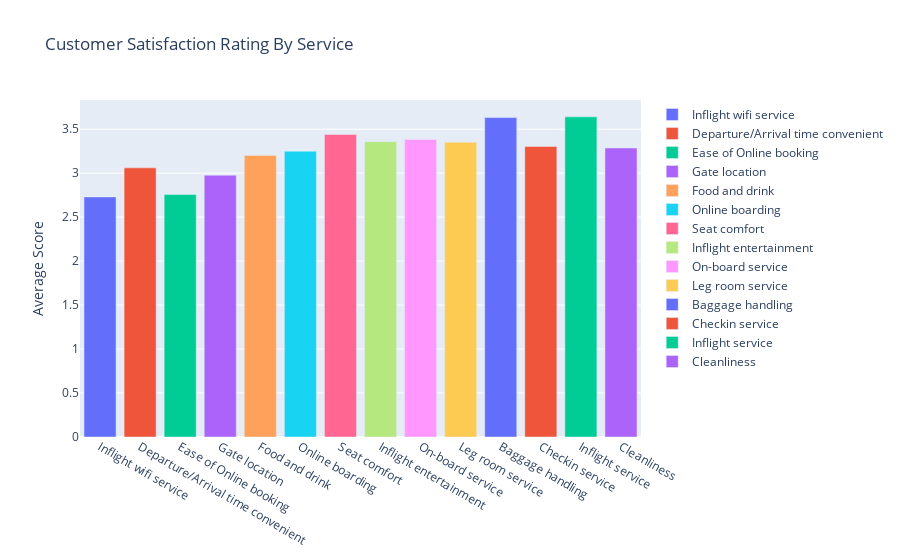

Notebook source saved alongside this figure:
### Code cell
csat_cols = ['Inflight wifi service','Departure/Arrival time convenient', 'Ease of Online booking',
             'Gate location', 'Food and drink', 'Online boarding', 'Seat comfort',
             'Inflight entertainment', 'On-board service', 'Leg room service','Baggage handling', 
             'Checkin service', 'Inflight service','Cleanliness']

def create_csat_bar(columns):
    figure = go.Figure()
    for col in columns:
        figure.add_trace(go.Bar(
        x = [col],
        y = np.array(df[col].agg(np.mean)),
        name= col
        ))
    figure.update_layout(title='Customer Satisfaction Rating By Service', yaxis_title='Average Score')
    return figure

satisfaction_figure = create_csat_bar(csat_cols)
satisfaction_figure

### Figure 1 — Plotly figure (JSON) as saved in the notebook; plotly's stock layout.template omitted (floating-point values rounded to 4 significant figures)
{"data": [{"name": "Inflight wifi service", "type": "bar", "x": ["Inflight wifi service"], "y": [2.73]}, {"name": "Departure/Arrival time convenient", "type": "bar", "x": ["Departure/Arrival time convenient"], "y": [3.06]}, {"name": "Ease of Online booking", "type": "bar", "x": ["Ease of Online booking"], "y": [2.757]}, {"name": "Gate location", "type": "bar", "x": ["Gate location"], "y": [2.977]}, {"name": "Food and drink", "type": "bar", "x": ["Food and drink"], "y": [3.202]}, {"name": "Online boarding", "type": "bar", "x": ["Online boarding"], "y": [3.25]}, {"name": "Seat comfort", "type": "bar", "x": ["Seat comfort"], "y": [3.439]}, {"name": "Inflight entertainment", "type": "bar", "x": ["Inflight entertainment"], "y": [3.358]}, {"name": "On-board service", "type": "bar", "x": ["On-board service"], "y": [3.382]}, {"name": "Leg room service", "type": "bar", "x": ["Leg room service"], "y": [3.351]}, {"name": "Baggage handling", "type": "bar", "x": ["Baggage handling"], "y": [3.632]}, {"name": "Checkin service", "type": "bar", "x": ["Checkin service"], "y": [3.304]}, {"name": "Inflight service", "type": "bar", "x": ["Inflight service"], "y": [3.64]}, {"name": "Cleanliness", "type": "bar", "x": ["Cleanliness"], "y": [3.286]}], "layout": {"title": {"text": "Customer Satisfaction Rating By Service"}, "yaxis": {"title": {"text": "Average Score"}}}}
